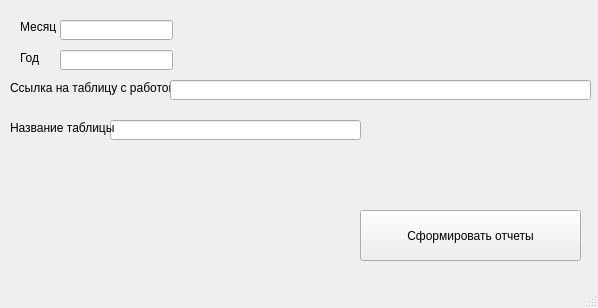
<?xml version="1.0" encoding="UTF-8"?>
<ui version="4.0">
 <class>MainWindow</class>
 <widget class="QMainWindow" name="MainWindow">
  <property name="geometry">
   <rect>
    <x>0</x>
    <y>0</y>
    <width>598</width>
    <height>308</height>
   </rect>
  </property>
  <property name="windowTitle">
   <string>MainWindow</string>
  </property>
  <widget class="QWidget" name="centralwidget">
   <widget class="QLabel" name="label">
    <property name="geometry">
     <rect>
      <x>20</x>
      <y>20</y>
      <width>47</width>
      <height>13</height>
     </rect>
    </property>
    <property name="text">
     <string>Месяц</string>
    </property>
   </widget>
   <widget class="QLineEdit" name="monthLine">
    <property name="geometry">
     <rect>
      <x>60</x>
      <y>20</y>
      <width>113</width>
      <height>20</height>
     </rect>
    </property>
   </widget>
   <widget class="QLabel" name="label_2">
    <property name="geometry">
     <rect>
      <x>10</x>
      <y>80</y>
      <width>161</width>
      <height>16</height>
     </rect>
    </property>
    <property name="text">
     <string>Ссылка на таблицу с работой</string>
    </property>
   </widget>
   <widget class="QPushButton" name="make_report">
    <property name="geometry">
     <rect>
      <x>360</x>
      <y>210</y>
      <width>221</width>
      <height>51</height>
     </rect>
    </property>
    <property name="text">
     <string>Сформировать отчеты</string>
    </property>
   </widget>
   <widget class="QLineEdit" name="yearLine">
    <property name="geometry">
     <rect>
      <x>60</x>
      <y>50</y>
      <width>113</width>
      <height>20</height>
     </rect>
    </property>
   </widget>
   <widget class="QLabel" name="label_3">
    <property name="geometry">
     <rect>
      <x>20</x>
      <y>50</y>
      <width>21</width>
      <height>16</height>
     </rect>
    </property>
    <property name="text">
     <string>Год</string>
    </property>
   </widget>
   <widget class="QLineEdit" name="linkLine">
    <property name="geometry">
     <rect>
      <x>170</x>
      <y>80</y>
      <width>421</width>
      <height>20</height>
     </rect>
    </property>
   </widget>
   <widget class="QLineEdit" name="nameLine">
    <property name="geometry">
     <rect>
      <x>110</x>
      <y>120</y>
      <width>251</width>
      <height>20</height>
     </rect>
    </property>
   </widget>
   <widget class="QLabel" name="label_4">
    <property name="geometry">
     <rect>
      <x>10</x>
      <y>120</y>
      <width>111</width>
      <height>16</height>
     </rect>
    </property>
    <property name="text">
     <string>Название таблицы</string>
    </property>
   </widget>
  </widget>
  <widget class="QMenuBar" name="menubar">
   <property name="geometry">
    <rect>
     <x>0</x>
     <y>0</y>
     <width>598</width>
     <height>21</height>
    </rect>
   </property>
  </widget>
  <widget class="QStatusBar" name="statusbar"/>
 </widget>
 <resources/>
 <connections/>
</ui>
